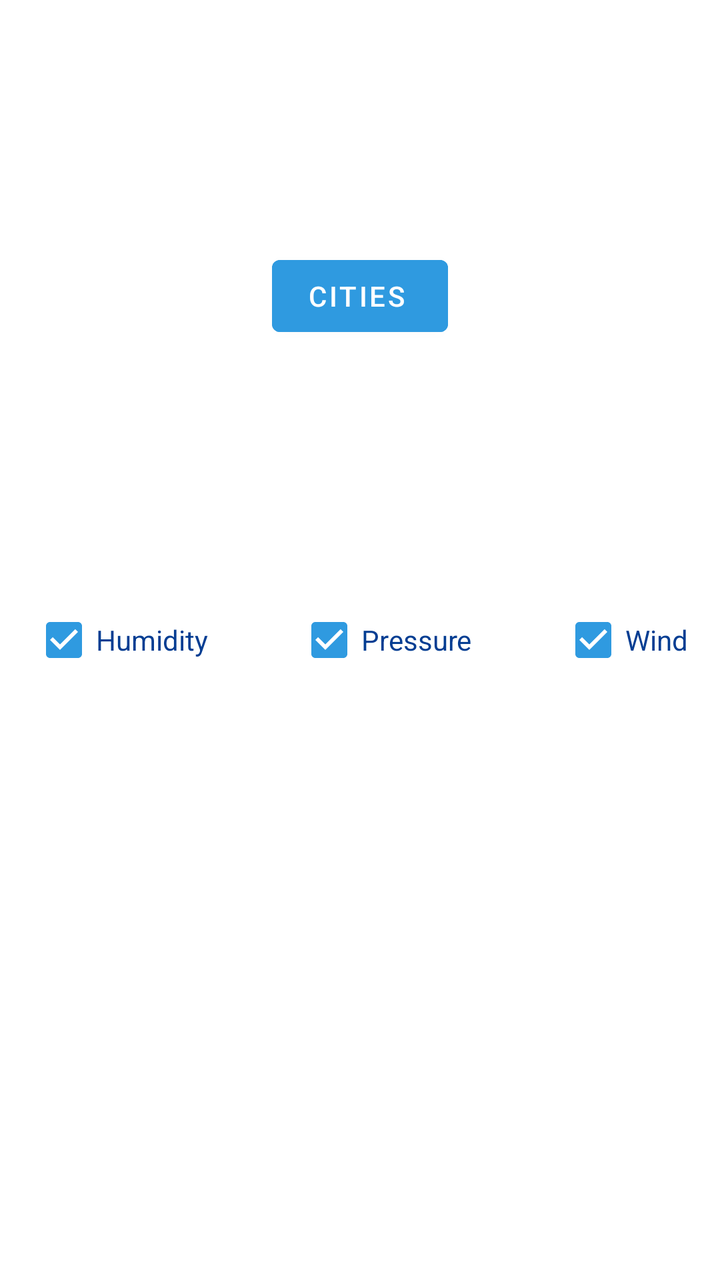
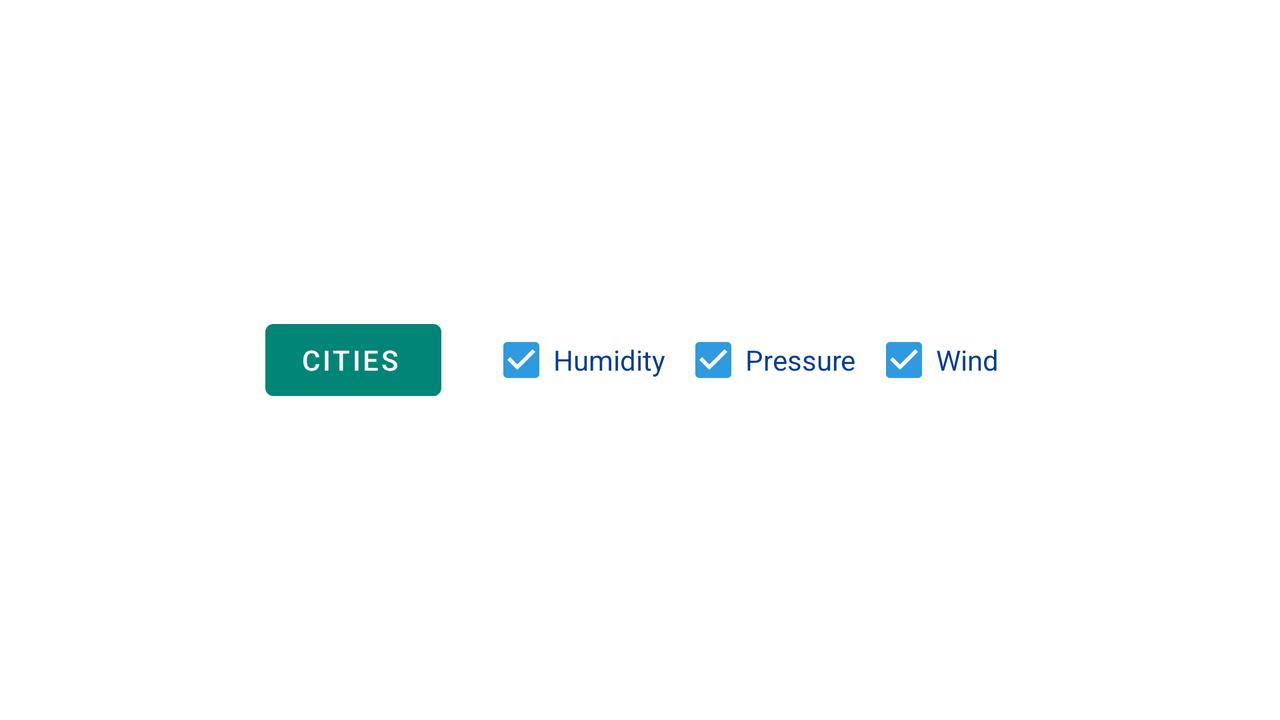

Compare how this app lays out the same screen by default and in its alternative resource folder. The renders come first, then the two layout files and the values they reference.
<!-- AndroidManifest.xml: application theme AppTheme -->
<!-- res/layout/bottom_sheet_settings.xml -->
<?xml version="1.0" encoding="utf-8"?>
<androidx.constraintlayout.widget.ConstraintLayout xmlns:android="http://schemas.android.com/apk/res/android"
    xmlns:app="http://schemas.android.com/apk/res-auto"
    android:orientation="vertical" android:layout_width="match_parent"
    android:layout_height="match_parent">


    <com.google.android.material.button.MaterialButton
        android:id="@+id/settings_cities"
        style="@style/Widget.MaterialComponents.Button.Icon"
        app:icon="@drawable/ic_settings"
        android:layout_width="wrap_content"
        android:backgroundTint="@color/color_blue"
        android:textColor="@android:color/white"
        android:layout_height="wrap_content"
        android:layout_marginStart="8dp"
        android:layout_marginTop="8dp"
        android:layout_marginEnd="8dp"
        android:layout_marginBottom="8dp"
        android:text="@string/cities"
        app:layout_constraintBottom_toTopOf="@+id/cb_pressure"
        app:layout_constraintEnd_toEndOf="parent"
        app:layout_constraintStart_toStartOf="parent"
        app:layout_constraintTop_toTopOf="parent" />

    <CheckBox
        android:id="@+id/cb_humidity"
        android:layout_width="wrap_content"
        android:layout_height="wrap_content"
        android:layout_marginStart="16dp"
        android:layout_marginTop="8dp"
        android:layout_marginBottom="8dp"
        android:buttonTint="@color/color_blue"
        android:checked="true"
        android:text="@string/humidity"
        android:textColor="@color/text_dark_blue"
        android:textSize="@dimen/text_city_details"
        app:layout_constraintBottom_toBottomOf="parent"
        app:layout_constraintStart_toStartOf="parent"
        app:layout_constraintTop_toTopOf="parent" />

    <CheckBox
        android:id="@+id/cb_pressure"
        android:layout_width="wrap_content"
        android:layout_height="wrap_content"
        android:layout_marginStart="8dp"
        android:layout_marginTop="8dp"
        android:layout_marginEnd="8dp"
        android:layout_marginBottom="8dp"
        android:buttonTint="@color/color_blue"
        android:checked="true"
        android:text="@string/pressure"
        android:textColor="@color/text_dark_blue"
        android:textSize="@dimen/text_city_details"
        app:layout_constraintBottom_toBottomOf="parent"
        app:layout_constraintEnd_toStartOf="@+id/cb_wind"
        app:layout_constraintStart_toEndOf="@+id/cb_humidity"
        app:layout_constraintTop_toTopOf="parent" />

    <CheckBox
        android:id="@+id/cb_wind"
        android:layout_width="wrap_content"
        android:layout_height="wrap_content"
        android:layout_marginTop="8dp"
        android:layout_marginEnd="16dp"
        android:layout_marginBottom="8dp"
        android:buttonTint="@color/color_blue"
        android:checked="true"
        android:text="@string/wind"
        android:textColor="@color/text_dark_blue"
        android:textSize="@dimen/text_city_details"
        app:layout_constraintBottom_toBottomOf="parent"
        app:layout_constraintEnd_toEndOf="parent"
        app:layout_constraintTop_toTopOf="parent" />

</androidx.constraintlayout.widget.ConstraintLayout>
<!-- resources referenced by this layout -->
<resources>
  <color name="color_blue">#2F9AE0</color>
  <color name="text_dark_blue">#043D92</color>
  <string name="cities">Cities</string>
  <string name="humidity">Humidity</string>
  <string name="pressure">Pressure</string>
  <string name="wind">Wind</string>
  <style name="AppTheme" parent="Theme.MaterialComponents.Light.DarkActionBar">
          
          <item name="colorPrimary">@color/colorPrimary</item>
          <item name="colorPrimaryDark">@color/colorPrimaryDark</item>
          <item name="colorAccent">@color/color_blue</item>
          <item name="windowActionBar">false</item>
          <item name="windowNoTitle">true</item>
          <item name="drawerArrowStyle">@style/DrawerArrowStyle</item>
      </style>
  <color name="colorPrimary">#008577</color>
  <color name="colorPrimaryDark">#00574B</color>
  <style name="DrawerArrowStyle" parent="@style/Widget.AppCompat.DrawerArrowToggle">
          <item name="spinBars">true</item>
          <item name="color">@android:color/white</item>
      </style>
</resources>
<!-- res/layout-land/bottom_sheet_settings.xml (the author's variant of the layout above) -->
<!-- drawn on the phone turned sideways -->
<?xml version="1.0" encoding="utf-8"?>
<LinearLayout xmlns:android="http://schemas.android.com/apk/res/android"
    xmlns:app="http://schemas.android.com/apk/res-auto"
    android:layout_width="match_parent"
    android:layout_height="match_parent"
    android:gravity="center"
    android:orientation="horizontal">

    <com.google.android.material.button.MaterialButton
        android:id="@+id/settings_cities"
        style="@style/Widget.MaterialComponents.Button.Icon"
        android:layout_width="wrap_content"
        android:layout_height="wrap_content"
        android:layout_marginStart="8dp"
        android:layout_marginTop="8dp"
        android:layout_marginEnd="8dp"
        android:layout_marginBottom="8dp"
        android:text="@string/cities"
        android:textColor="@android:color/white"
        app:icon="@drawable/ic_settings" />

    <CheckBox
        android:id="@+id/cb_humidity"
        android:layout_width="wrap_content"
        android:layout_height="wrap_content"
        android:layout_marginStart="16dp"
        android:layout_marginTop="8dp"
        android:layout_marginBottom="8dp"
        android:checked="true"
        android:text="@string/humidity"
        android:textColor="@color/text_dark_blue"
        android:textSize="@dimen/text_city_details" />

    <CheckBox
        android:id="@+id/cb_pressure"
        android:layout_width="wrap_content"
        android:layout_height="wrap_content"
        android:layout_marginStart="8dp"
        android:layout_marginTop="8dp"
        android:layout_marginEnd="8dp"
        android:layout_marginBottom="8dp"
        android:checked="true"
        android:text="@string/pressure"
        android:textColor="@color/text_dark_blue"
        android:textSize="@dimen/text_city_details"
        app:layout_constraintBottom_toBottomOf="parent"
        app:layout_constraintEnd_toStartOf="@+id/cb_wind"
        app:layout_constraintStart_toEndOf="@+id/cb_humidity"
        app:layout_constraintTop_toTopOf="parent" />

    <CheckBox
        android:id="@+id/cb_wind"
        android:layout_width="wrap_content"
        android:layout_height="wrap_content"
        android:layout_marginTop="8dp"
        android:layout_marginEnd="16dp"
        android:layout_marginBottom="8dp"
        android:checked="true"
        android:text="@string/wind"
        android:textColor="@color/text_dark_blue"
        android:textSize="@dimen/text_city_details" />

</LinearLayout>
<!-- resources referenced by the variant -->
<!-- as the phone turned sideways resolves them -->
<resources>
  <color name="text_dark_blue">#043D92</color>
  <string name="cities">Cities</string>
  <string name="humidity">Humidity</string>
  <string name="pressure">Pressure</string>
  <string name="wind">Wind</string>
  <style name="AppTheme" parent="Theme.MaterialComponents.Light.DarkActionBar">
          
          <item name="colorPrimary">@color/colorPrimary</item>
          <item name="colorPrimaryDark">@color/colorPrimaryDark</item>
          <item name="colorAccent">@color/color_blue</item>
          <item name="windowActionBar">false</item>
          <item name="windowNoTitle">true</item>
          <item name="drawerArrowStyle">@style/DrawerArrowStyle</item>
      </style>
  <color name="colorPrimary">#008577</color>
  <color name="colorPrimaryDark">#00574B</color>
  <color name="color_blue">#2F9AE0</color>
  <style name="DrawerArrowStyle" parent="@style/Widget.AppCompat.DrawerArrowToggle">
          <item name="spinBars">true</item>
          <item name="color">@android:color/white</item>
      </style>
</resources>
